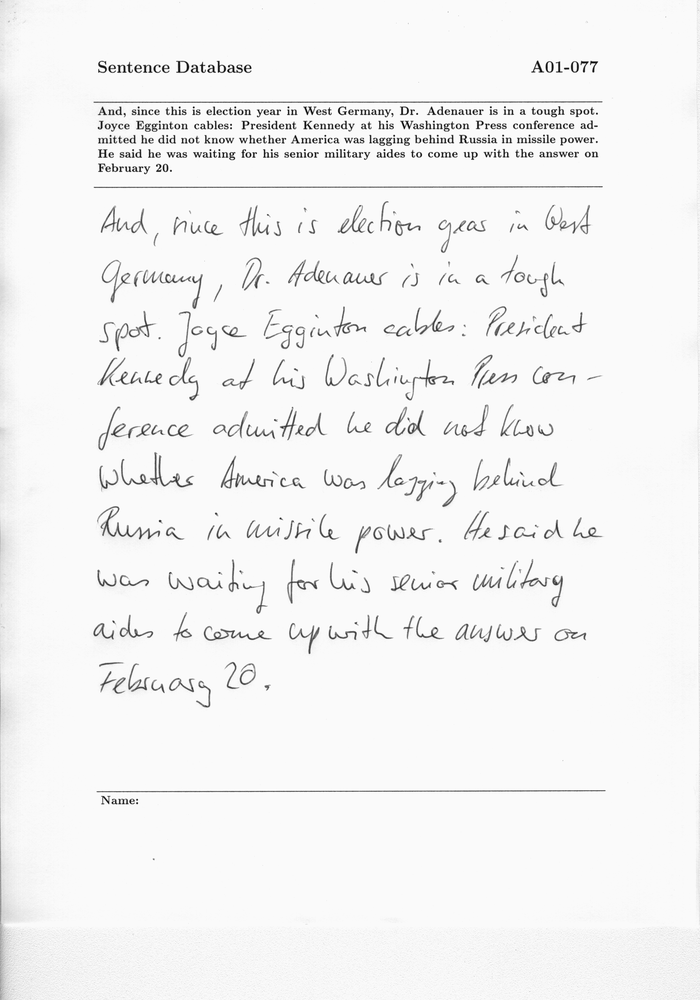
#> input picture IAMdataset/001/2/1.png, 700 x 1000 px, shrunk from 2479 x 3542 before the run, found by its file name; its folder holds only this picture in this run
$ jupyter execute --allow-errors nour.ipynb
#> lines starting #> are read from the running program, lines starting #| are printed output that depends on the picture; after the words box and inside, x2 and y2 are one past the last pixel; in counts of white or black regions, pixels touching at a corner belong together
[cell 1]
import cv2
import numpy as np
import matplotlib.pyplot as plt
from scipy import ndimage
from scipy.ndimage import label
import os
from sklearn.neighbors import KNeighborsClassifier

[cell 2]
def crop_handwritten_region(imgpath):

    img = cv2.imread(imgpath)
#> img is the input picture: shape (1000, 700, 3); min 0, max 255, mean 243.5
    imgray = cv2.cvtColor(img, cv2.COLOR_BGR2GRAY)
    ret3,bin_img = cv2.threshold(imgray,0,255,cv2.THRESH_BINARY+cv2.THRESH_OTSU)
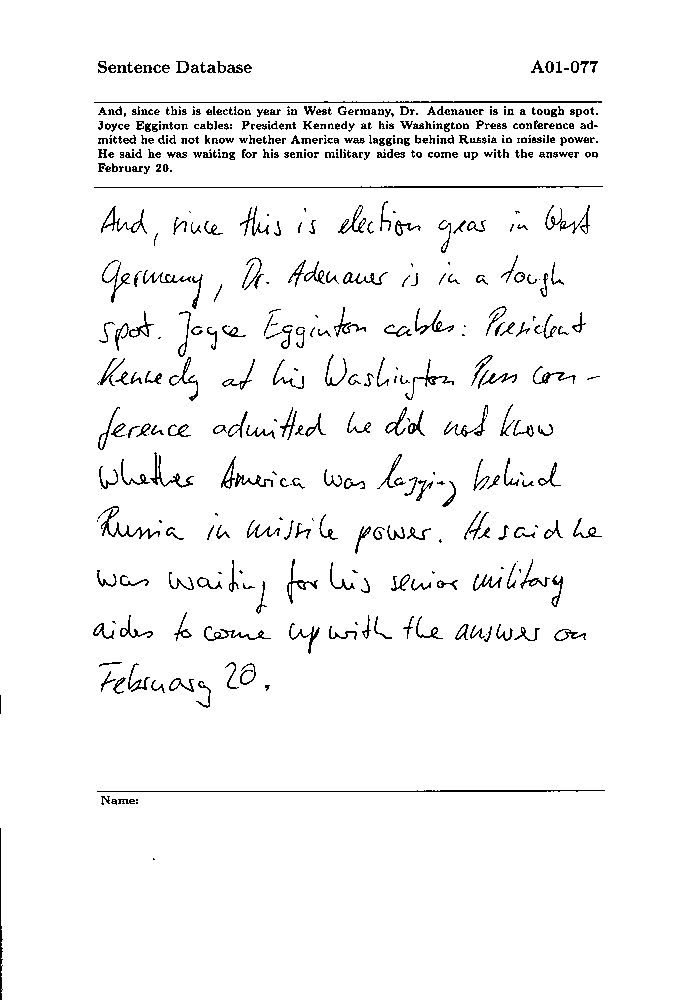
#> bin_img: shape (1000, 700); 96.3% white; black in thin lines or dots, all inside (x1, y1, x2, y2) = (0, 60, 605, 1000)
#> ret3 = 183

    contours, hierarchy = cv2.findContours(bin_img, cv2.RETR_LIST, cv2.CHAIN_APPROX_SIMPLE)
#> contours = 956 contours, 450 with area under 20; largest, box (x1, y1, x2, y2) and area: (0, 0, 700, 1000) 698044, (93, 100, 603, 104) 1220, (93, 185, 604, 189) 1191, (96, 789, 606, 793) 1142, (100, 505, 161, 540) 476

    width_threshold = 1000
    height_threshold = 500

    width_array =[]
    y_array =[]
    # Detect the main horizontal black separator lines of the IAM handwriting forms.
    for cnt in contours:
        x, y, w, h = cv2.boundingRect(cnt)

        if w > width_threshold:
            if h <height_threshold:
                width_array.append (w)
                y_array.append(y)
#> this loop made 956 passes
#> (x, y, w, h) on passes 3, 4, 8: (152, 857, 4, 4), (135, 801, 4, 4), (135, 798, 4, 4)
#> after the loop, width_array = []; y_array = []


    indixes = sorted(range(len(width_array)), key=lambda k: width_array[k])
#> indixes = []
    indixes.reverse()
    three_lines_y=[]
    three_lines_y.append(y_array[0])
    three_lines_y.append(y_array[1])
    three_lines_y.append(y_array[2])
    three_lines_y.sort()

    newCooriate_y1= three_lines_y[1]
    newCooriate_y2= three_lines_y[2]

    cropped_imagebin = bin_img[newCooriate_y1+4:newCooriate_y2 , :]
    cropped_imagegray = imgray[newCooriate_y1+4:newCooriate_y2 , :]

    # array contains summation of black pixels on each row of the image
    sum_black_in_row = np.sum(cropped_imagebin < 255, axis=1)
    # threshold for rows contains black pixel > 15
    intial_lines = sum_black_in_row > 15
    i = 0
    upp=0
    downn=0
    while i < len(intial_lines):
        if intial_lines[i] == True:
            begin_row = i
            if begin_row - 6 < 0:
                up = 0
            else:
                up = begin_row - 6
                if i==0:
                    upp=up
            while i < len(intial_lines) and intial_lines[i]:
                i += 1
            if i+5 > len(intial_lines) - 1 :
                down=len(intial_lines) - 1
            else:
                 down = i + 6
            if i - begin_row > 20:  # threshold for # of rows to be higher than 20 row
                downn =down
        i += 1

    cropped_image_more = cropped_imagegray[upp:downn+4 , :]
    return cropped_imagebin, cropped_imagegray,cropped_image_more

# [26 lines left out: function split_lines, not called in this run]


$ run again, on IAMdataset/002/1/1.png
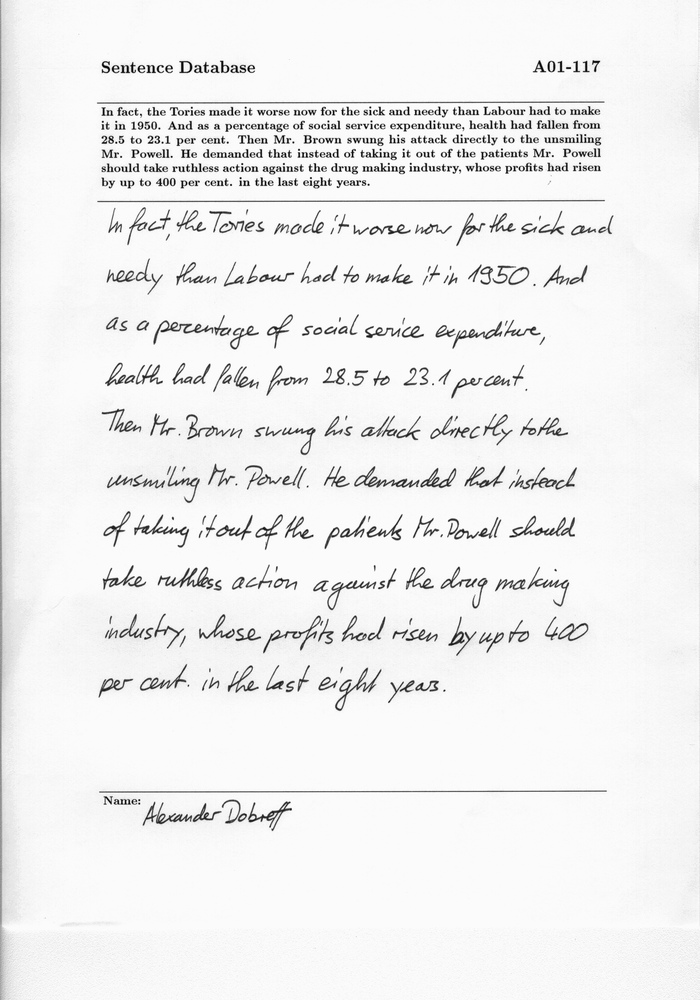
#> input picture IAMdataset/002/1/1.png, 700 x 1000 px, shrunk from 2479 x 3542 before the run, found by its file name
#> in crop_handwritten_region, img is the input picture: shape (1000, 700, 3); min 0, max 255, mean 239.7
#> in crop_handwritten_region, `ret3,bin_img = cv2.threshold(imgray,0,255,cv2.THRESH_BINARY+cv2.THRESH..`:
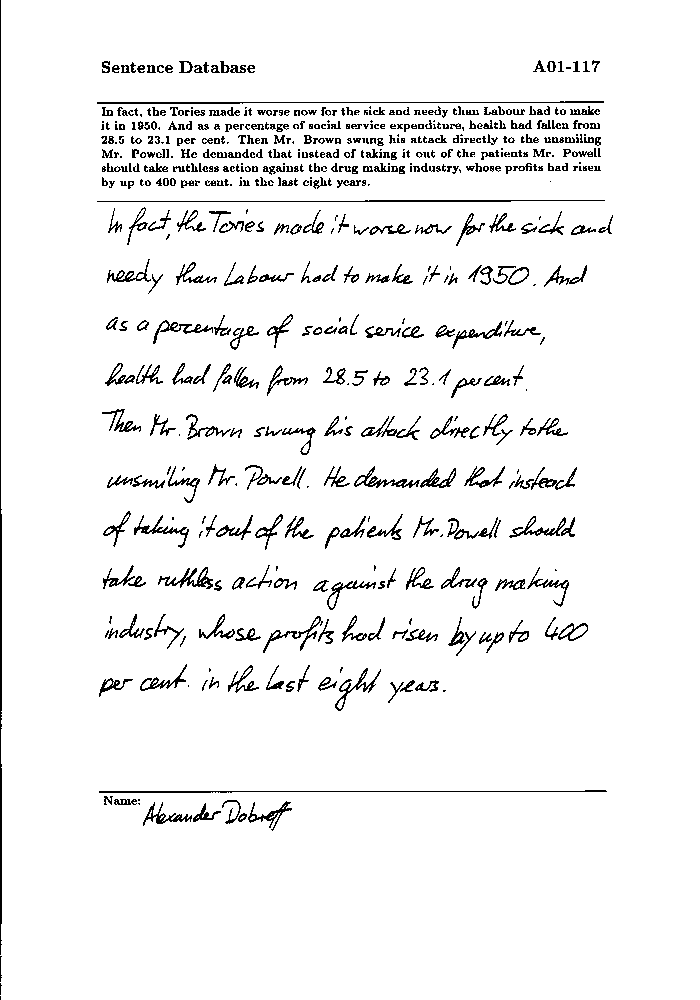
#> bin_img: shape (1000, 700); 95% white; black in thin lines or dots, all inside (x1, y1, x2, y2) = (0, 0, 613, 1000)
#> ret3 = 172
#> contours = 1052 contours, 479 with area under 20; largest, box (x1, y1, x2, y2) and area: (0, 0, 700, 1000) 696932, (96, 100, 605, 105) 1202, (98, 789, 608, 794) 1162, (96, 199, 606, 203) 1161, (157, 566, 214, 590) 554
#> the loop in crop_handwritten_region, `for cnt in contours:` made 1052 passes
#> (x, y, w, h) on passes 1, 2, 5: (250, 816, 5, 4), (240, 816, 5, 4), (160, 815, 4, 5)
#> after the loop in crop_handwritten_region, `for cnt in contours:`: width_array = []

$ run again, on IAMdataset/001/3/1.png
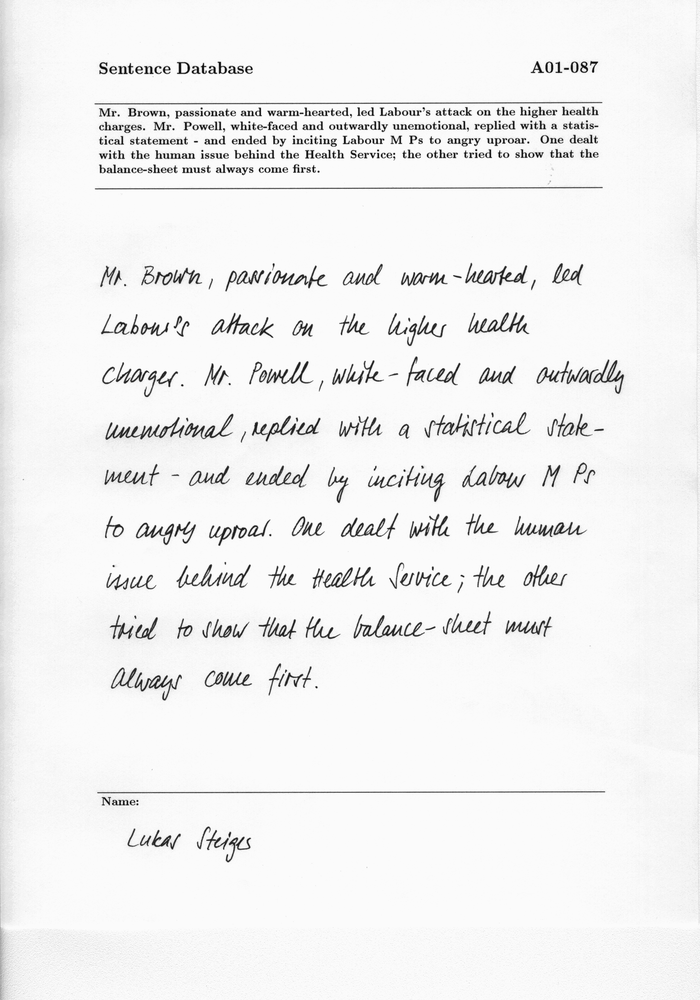
#> input picture IAMdataset/001/3/1.png, 700 x 1000 px, shrunk from 2479 x 3542 before the run, found by its file name
#> in crop_handwritten_region, img is the input picture: shape (1000, 700, 3); min 0, max 255, mean 241
#> in crop_handwritten_region, `ret3,bin_img = cv2.threshold(imgray,0,255,cv2.THRESH_BINARY+cv2.THRESH..`:
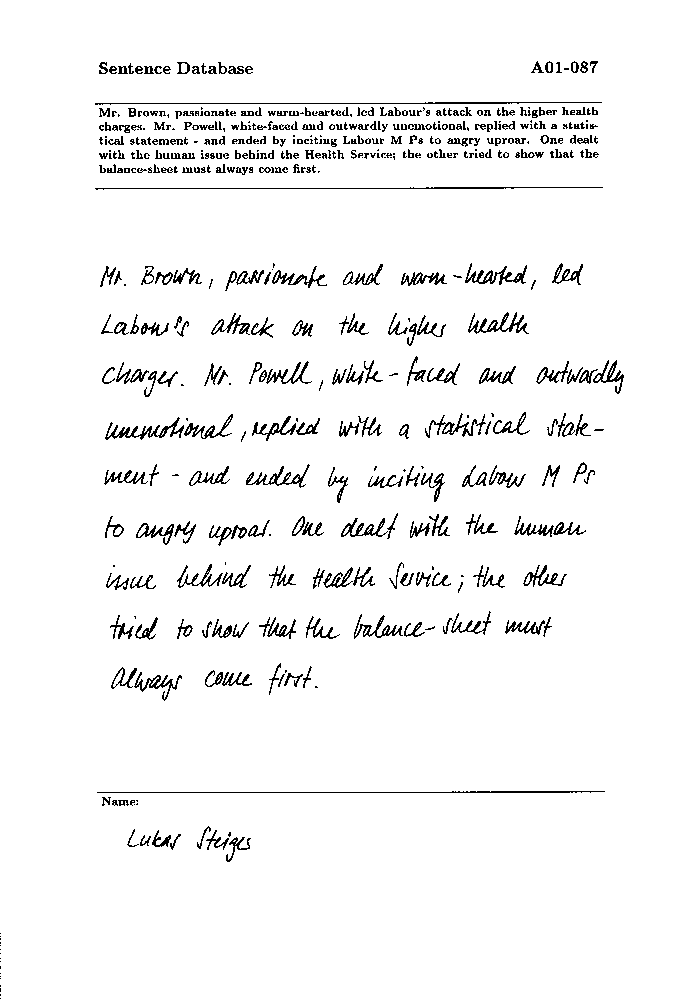
#> bin_img: shape (1000, 700); 95.9% white; black in thin lines or dots, all inside (x1, y1, x2, y2) = (0, 61, 624, 999)
#> ret3 = 167
#> contours = 867 contours, 403 with area under 20; largest, box (x1, y1, x2, y2) and area: (0, 0, 700, 1000) 698275, (96, 790, 606, 794) 1128, (94, 101, 603, 106) 1104, (94, 186, 604, 191) 1100, (467, 311, 530, 335) 599
#> the loop in crop_handwritten_region, `for cnt in contours:` made 867 passes
#> (x, y, w, h) on passes 1, 3, 4: (136, 843, 4, 3), (168, 838, 1, 1), (225, 836, 27, 27)
#> after the loop in crop_handwritten_region, `for cnt in contours:`: width_array = []
